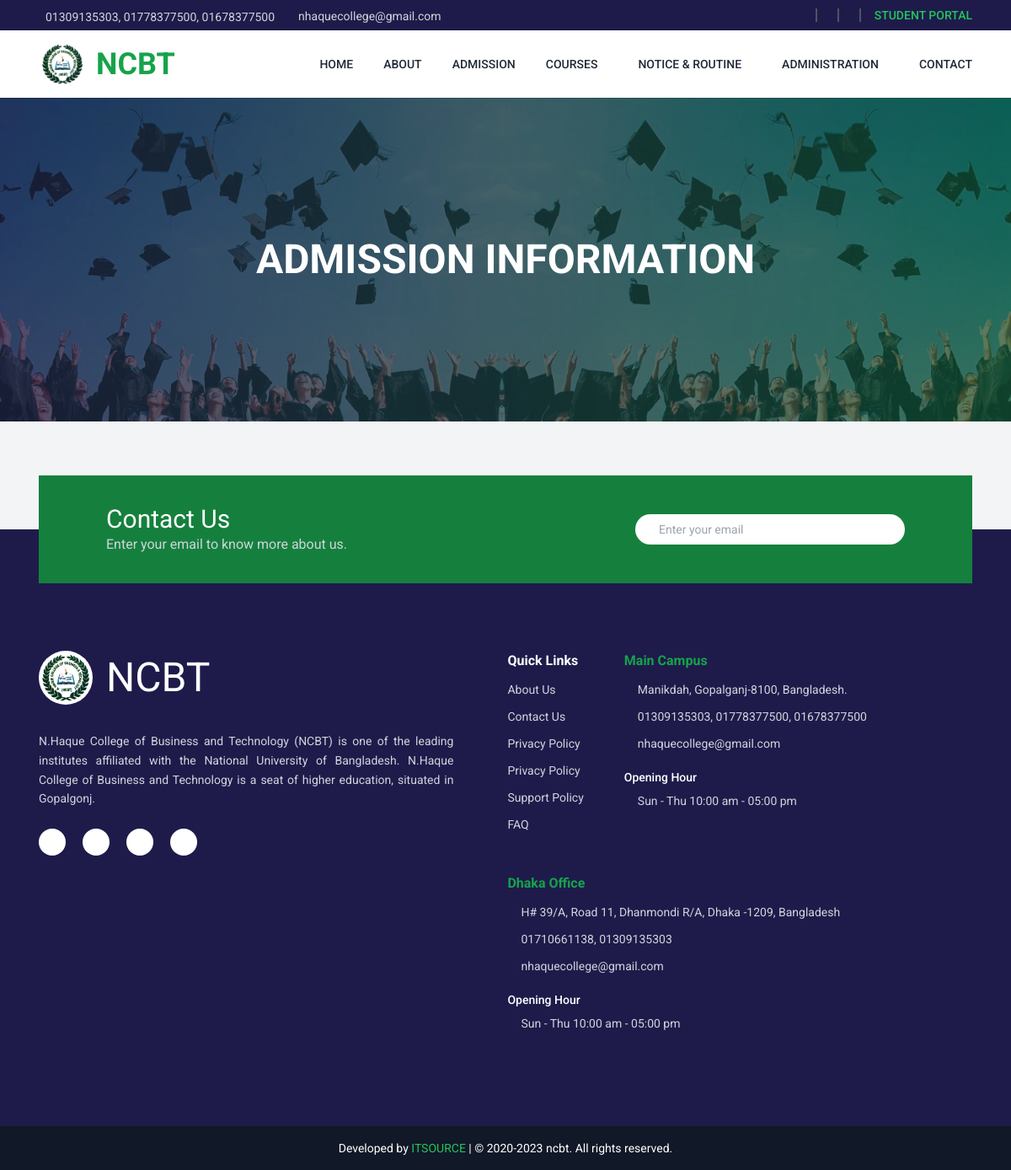
The app's page /admission/ with its own data.
### app_main/models.py (models this page shows, shortened)
class ContactInformationModel(models.Model):
    TYPE = (
        ("", "Select Type"),
        ("Main Campus", "Main Campus"),
        ("Dhaka Office", "Dhaka Office"),
    )
    contact_info_type = models.CharField(max_length=125, null=True, choices=TYPE)
    details = models.TextField(
        null=True,
        max_length=325,
        blank=True,
        verbose_name="contact short summary",
        help_text="Please provide information regarding the primary objective at the main campus.",
    )
    phone = models.CharField(max_length=125, null=True)
    email = models.CharField(max_length=125, null=True)
    address = models.TextField(null=True, max_length=525)
    work = models.CharField(
        null=True, max_length=225, verbose_name="working date & time"
    )
    class Meta:
        verbose_name = "Contact Information"
        verbose_name_plural = "Contact Informations"

class FooterInformationModel(models.Model):
    logo = models.ImageField(
        upload_to="footer_logo",
        null=True,
        verbose_name="Footer logo",
        help_text="image size: w-250px x h-120",
    )
    details = models.TextField(null=True, max_length=500, verbose_name="Short Summary")
    facebook_link = models.URLField(null=True, blank=True, verbose_name="Facebook Link")
    twitter_link = models.URLField(null=True, blank=True, verbose_name="Twitter Link")
    instagram_link = models.URLField(
        null=True, blank=True, verbose_name="Instagram Link"
    )
    youtube_link = models.URLField(null=True, blank=True, verbose_name="YouTube Link")
    class Meta:
        verbose_name = "Footer Information"
        verbose_name_plural = "Footer Informations"
        ordering = ["-id"]

### app_main/views.py (the view)
# urls.py: path("admission/", views.admission_view, name="admission"),
def admission_view(request):
    context = {
        "admission": AdmissionModel.objects.first(),
    }
    return render(request, "app_main/admission.html", context)

### app_main/custom_context_processor.py (called while the page is built)
def miscellaneous_common_data(request):
    main_campus = get_object_or_404(ContactInformationModel, contact_info_type = "Main Campus")
    dhaka_office = get_object_or_404(ContactInformationModel, contact_info_type = "Dhaka Office")
    footer = FooterInformationModel.objects.all().last()
    courses = CourseModel.objects.all()
    context = {
        "main_campus": main_campus,
        "dhaka_office": dhaka_office,
        "footer": footer,
        "courses": courses,
    }
    return context

### std_portal/custom_context_processor.py (called while the page is built)
def get_profile_image(request):
    student = ''
    if hasattr(request.user, 'studentregistrationuni' ):
        student = 'uni'
    elif hasattr(request.user, 'studentregistrationcollage'):
        student = 'clg'
    context = {
        'student': student
    }
    return context

### templates/app_main/admission.html (shortened to what this page needs)
{% extends 'app_main/base.html' %} {% load static %} {% block main %}
<div class="banner-area relative isolate h-60 md:h-96 bg-gray-950">
  <img loading="lazy" src="{% static 'assets/images/section-banner-bg.jpg' %}" alt="section banner"
    class="absolute inset-0 -z-10 h-full w-full object-cover opacity-80" />
  <div class="container grid h-full place-items-center text-center">
    <h1 class="text-3xl font-bold uppercase text-white md:text-5xl">
      Admission Information
    </h1>
  </div>
</div>
{% endblock main %}

### templates/components/nav.html (shortened to what this page needs)
<div class="nav-secondary bg-indigo-950">
  <div
    class="container hidden items-center justify-between py-1.5 text-sm text-gray-300 md:flex"
  >
  {% if main_campus %}
    <div class="flex items-center gap-5">
      <span class="flex items-center gap-2">
        <span class="mt-1">{{ main_campus.phone }}</span>
      </span>
      <span class="flex items-center gap-2">
        <span class="mt-0.5">{{ main_campus.email }}</span>
      </span>
    </div>
  {% endif %}
    <div class="flex items-center gap-3 text-sm text-gray-300">
      <span class="inline-block h-4 w-0.5 bg-gray-600"></span>
      <span class="inline-block h-4 w-0.5 bg-gray-600"></span>
      <span class="inline-block h-4 w-0.5 bg-gray-600"></span>
      <a href="{% url 'login' %}" class="font-medium uppercase text-green-500 hover:text-green-600">
        Student Portal
      </a>
    </div>
  </div>
</div>
<nav class="sticky top-0 z-50 w-full bg-white" aria-label="Global">
  <div
    class="nav-wrapper container flex h-16 items-center justify-between px-4 lg:h-20"
  >
    <div class="flex w-full items-center justify-between lg:w-auto">
      <a class="flex items-center gap-3" href="{% url 'app_main:home' %}">
        <img loading="lazy"
          src="{{footer.logo.url}}"
          alt="footer logo"
          class="w-12 rounded-full bg-white p-1 md:w-14"
        />
        <span class="text-3xl font-bold text-green-600 md:text-4xl">NCBT</span>
      </a>
    </div>
    <div id="navbar" class="">
      <ul class="nav-menu">
        <li>
          <a class="nav-link active" href="/">Home</a>
        </li>
        <li class="">
          <a class="nav-link" href="{% url 'app_main:aboutus' %}">About</a>
        </li>
        <li class="">
          <a class="nav-link" href="{% url 'app_main:admission' %}">
            Admission
          </a>
        </li>
        <li class="dropdown [--strategy:static] lg:[--strategy:absolute]">
          <button
            type="button"
            class="nav-link menu-toggle-btn flex items-center gap-x-3"
          >
            Courses
          </button>
        </li>
        <li class="dropdown [--strategy:static] lg:[--strategy:absolute]">
          <button
            type="button"
            class="nav-link menu-toggle-btn flex items-center gap-x-3"
          >
            Notice & Routine
          </button>
        </li>
        <li class="dropdown [--strategy:static] lg:[--strategy:absolute]">
          <button
            type="button"
            class="nav-link menu-toggle-btn flex items-center gap-x-3"
          >
            Administration
          </button>
        </li>
        <li class="">
          <a class="nav-link !pr-0" href="{% url 'app_main:contactus' %}">
            Contact
          </a>
        </li>
      </ul>
    </div>
  </div>
</nav>

### templates/components/footer.html (shortened to what this page needs)
{% load static %}
<footer
  class="footer-bg mt-16 md:mt-32 flex w-full flex-col items-center justify-center bg-indigo-950 text-gray-300"
>
  <div class="container">
    <div
      class="flex flex-col -mt-8 md:-mt-16 justify-between gap-4 bg-green-700 p-6 min-h-[8rem] md:flex-row md:items-center md:px-8 xl:px-20"
    >
      <div>
        <h2 class="text-xl text-white md:text-3xl">Contact Us</h2>
        <p class="text-sm md:text-base">
          Enter your email to know more about us.
        </p>
      </div>
      <form
        class="flex w-full gap-2 rounded-3xl bg-white px-5 py-2 md:max-w-xs"
        action="{% url 'app_main:contactus' %}#contact-section"
      >
        <input
          type="email"
          name="email"
          required
          placeholder="Enter your email"
          class="w-full border-none px-2 text-sm text-gray-700 outline-none"
        />
      </form>
    </div>
    <div
      class="my-4 grid w-full gap-16 py-8 md:mb-8 md:py-16 lg:grid-cols-9 lg:gap-0"
    >
      {% if footer %}
      <div class="flex flex-col items-center md:items-start lg:col-span-4">
        <a class="mb-8 flex items-center gap-4 text-5xl" href="#">
          <img loading="lazy"
            src="{{footer.logo.url}}"
            alt="footer logo"
            class="w-16 rounded-full bg-white p-1"
          />
          <span class="text-white">NCBT</span>
        </a>
        <p
          class="mb-6 max-w-md text-center text-sm leading-relaxed md:max-w-none md:text-left lg:text-justify"
        >
          {{ footer.details }}
        </p>
        <ul class="flex gap-5 text-xl">
          <li>
            <a
              href="{% if  footer.facebook_link %}{{ footer.facebook_link }}{% else %}#{% endif %}"
              class="grid aspect-square w-8 place-items-center rounded-full bg-white text-gray-500"
            >
            </a>
          </li>
          <li>
            <a
              href="{% if  footer.instagram_link %}{{ footer.instagram_link }}{% else %}#{% endif %}"
              class="grid aspect-square w-8 place-items-center rounded-full bg-white text-gray-500"
            >
            </a>
          </li>
          <li>
            <a
              href="{% if  footer.twitter_link %}{{ footer.twitter_link }}{% else %}#{% endif %}"
              class="grid aspect-square w-8 place-items-center rounded-full bg-white text-gray-500"
            >
            </a>
          </li>
          <li>
            <a
              href="{% if  footer.youtube_link %}{{ footer.youtube_link }}{% else %}#{% endif %}"
              class="grid aspect-square w-8 place-items-center rounded-full bg-white text-gray-500"
            >
            </a>
          </li>
        </ul>
      </div>
      {% endif %}
      <div
        class="flex w-full flex-col flex-wrap justify-center gap-6 md:flex-row md:gap-12 lg:col-span-5 lg:pl-10 xl:pl-16"
      >
        <div class="w-max">
          <h2 class="mb-3 text-sm font-bold text-white md:text-base">
            Quick Links
          </h2>
          <div
            class="grid grid-cols-2 gap-6 text-[0.8rem] sm:grid-cols-1 md:gap-3 md:text-sm"
          >
            <div class="flex flex-col gap-3">
              <a href="#">About Us</a>
              <a href="#">Contact Us</a>
              <a href="#">Privacy Policy</a>
            </div>
            <div class="flex flex-col gap-3">
              <a href="#">Privacy Policy</a>
              <a href="#">Support Policy</a>
              <a href="#">FAQ</a>
            </div>
          </div>
        </div>
        <div class="flex-1">
          <h2 class="mb-3 text-sm font-bold text-green-600 md:text-base">
            Main Campus
          </h2>
          {% if main_campus %}
          <div class="flex flex-col gap-3 text-[0.8rem] md:text-sm">
            <a href="#" class="flex items-center gap-4">
              <span>{{ main_campus.address }}</span>
            </a>
            <a href="#" class="flex items-center gap-4">
              <span>{{ main_campus.phone }}</span>
            </a>
            <a href="#" class="flex items-center gap-4">
              <span>{{ main_campus.email }}</span>
            </a>
            <div class="mt-2">
              <h5 class="mb-2 font-medium text-white">Opening Hour</h5>
              <span class="flex items-center gap-4">
                {{ main_campus.work }}
              </span>
            </div>
          </div>
          {% endif %}
        </div>
        <div class="flex-1">
          <h2 class="mb-3 text-sm font-bold text-green-600 md:text-base">
            Dhaka Office
          </h2>
          {% if dhaka_office %}
          <div class="flex flex-col gap-3 text-[0.8rem] md:text-sm">
            <a href="#" class="flex items-center gap-4">
              <span>{{ dhaka_office.address }}</span>
            </a>
            <a href="#" class="flex items-center gap-4">
              <span>{{ dhaka_office.phone }}</span>
            </a>
            <a href="#" class="flex items-center gap-4">
              <span>{{ dhaka_office.email }}</span>
            </a>
            <div class="mt-2">
              <h5 class="mb-2 font-medium text-white">Opening Hour</h5>
              <span class="flex items-center gap-4">
                {{ dhaka_office.work }}
              </span>
            </div>
          </div>
          {% endif %}
        </div>
      </div>
    </div>
  </div>
  <div class="mt-4 w-full bg-gray-900 p-4 text-center text-xs sm:text-sm">
    <p class="text-white">
      Developed by
      <a
        class="text-green-500 hover:underline"
        href="https://www.itsourcebd.com/"
        target="_blank"
      >
        ITSOURCE
      </a>
      | © 2020-2023 ncbt. All rights reserved.
    </p>
  </div>
</footer>

### records on screen
ContactInformationModel: phone "01309135303, 01778377500, 01678377500", email "nhaquecollege@gmail.com", address "Manikdah, Gopalganj-8100, Bangladesh.", work "Sun - Thu 10:00 am - 05:00 pm"
FooterInformationModel: logo (placeholder picture), details "N.Haque College of Business and Technology (NCBT) is one of the leading institutes affiliated with the National University of Bangladesh. N.Haque College of Business and Technology is a seat of higher education, situated in Gopalgonj."
ContactInformationModel: address "H# 39/A, Road 11, Dhanmondi R/A, Dhaka -1209, Bangladesh", phone "01710661138, 01309135303", email "nhaquecollege@gmail.com", work "Sun - Thu 10:00 am - 05:00 pm"
